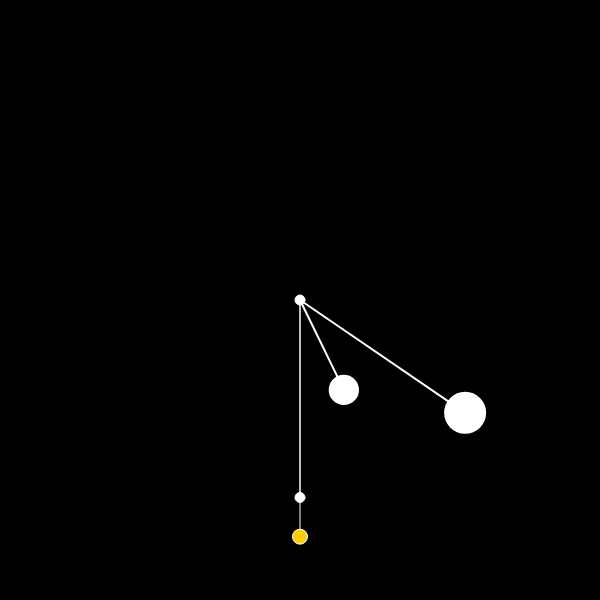
Frame 1 (no input)
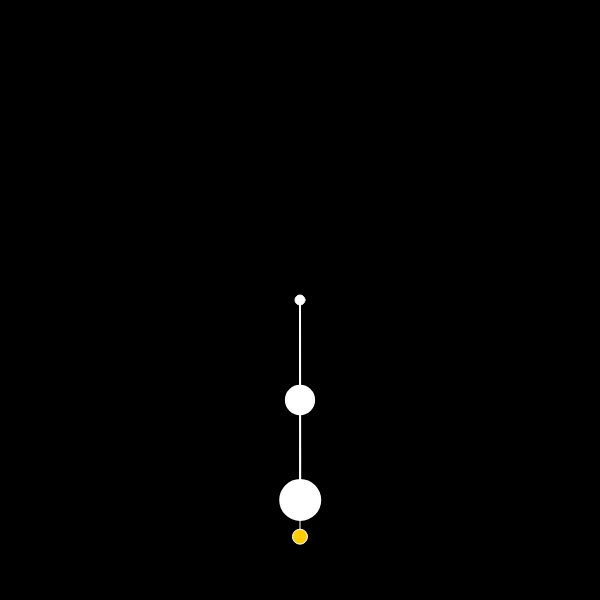
Frame 60 (no input)
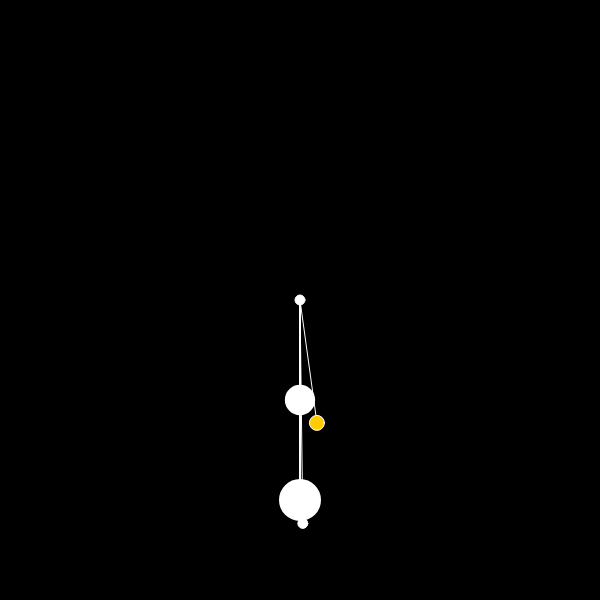
Frame 120 (the mouse pressed at the canvas centre since frame 60)

The p5.js sketch that drew these frames (run headless with seeded random() and noise() and a simulated clock; from frame 60 on, the mouse is pressed at the canvas centre):

// p5.js sketch
// ── sketch.js
let moverA;
let moverB;
let i=0
let lerpFactor = 0;

function setup() {
  createCanvas(600, 600);
  moverA = new Mover(100, 200, 2);
  moverB = new Mover(300, 200, 4);
  background(0)
}

function draw() {
  background(0);

  push()
  translate(width/2,height/2)
  if (mouseIsPressed){
    i++
  }
  
  stroke(255)
  // x1=sin(i*0.05)*120
  // y1=cos(i*0.05)*40-160
  x1=0
  y1=0
  x2=sin(i*0.05)*20
  y2=cos(i*0.05)*20/3+70+160
  x3=sin(i*0.05)*120
  y3=cos(i*0.05)*120/3.2+160
  
  circle(x1,y1,10)
  circle(x2,y2,10)
  circle(x3,y3,10)
  line(x1,y1,x2,y2)
  line(x1,y1,x3,y3)
  
  mover1=createVector(x2,y2)
  mover2=createVector(x3,y3)

  if (mouseIsPressed) {
    lerpFactor += 0.02;
  } else {
    lerpFactor -= 0.05;
  }
  lerpFactor = constrain(lerpFactor, 0, 1);
   
  let bellPos = p5.Vector.lerp(mover1, mover2, lerpFactor);
    fill(255, 204, 0); 
    ellipse(bellPos.x, bellPos.y, 15, 15); 
  
  
  if (keyIsPressed) {
    let wind = createVector(10, 0);
    moverA.applyForce(wind);
    moverB.applyForce(wind);
  }
  
  let gravity = createVector(0, 5);
  let weightA = p5.Vector.mult(gravity, moverA.mass);
  let weightB = p5.Vector.mult(gravity, moverB.mass);
  moverA.applyForce(weightA);
  moverB.applyForce(weightB);
  
  moverA.update(100);
  
  moverA.show();

  moverB.update(200);
  
  moverB.show();

  pop()
}

class Mover {
  constructor(x, y, m) {
    this.pos = createVector(x, y);
    this.vel = createVector(0, 0);
    this.acc = createVector(0, 0);
    this.mass = m;
    this.r = sqrt(this.mass) * 10;
  }


  applyForce(force) {
    let f = p5.Vector.div(force, this.mass);
    this.acc.add(f);
  }


  update(length) {

    // let mouse = createVector(mouseX, mouseY);
    // this.acc = p5.Vector.sub(mouse, this.pos);
    // this.acc.setMag(0.1);

    this.vel.add(this.acc);
    this.pos.add(this.vel);
    this.vel.limit(20)
    this.acc.set(0, 0);
    this.pos.setMag(length)
  }

  show() {
    stroke(255);
    strokeWeight(2);
    fill(255);
    ellipse(this.pos.x, this.pos.y, this.r * 2);
    line(0,0,this.pos.x,this.pos.y)
  }
}
